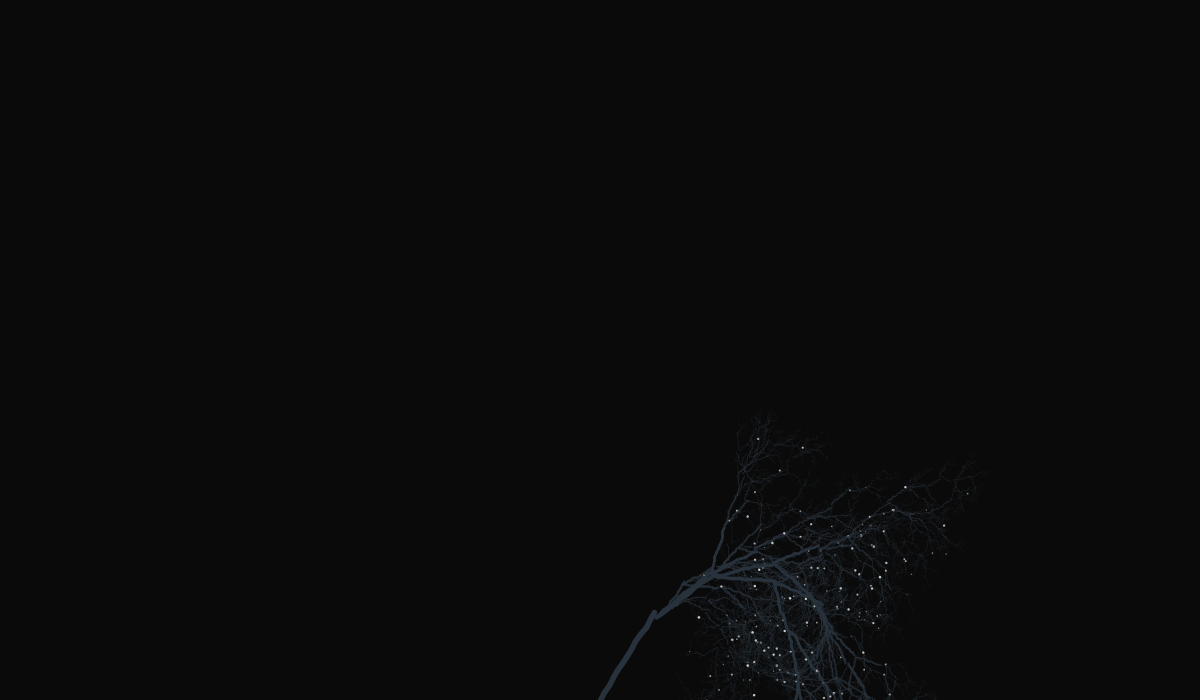
Frame 1 (no input)
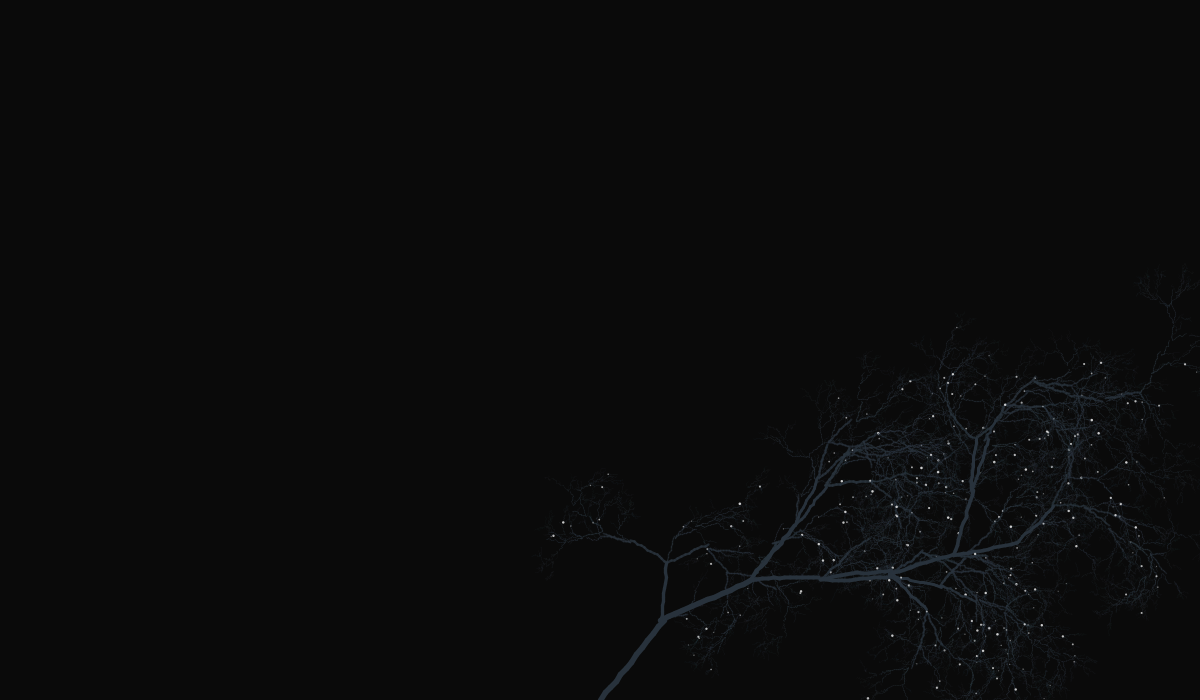
Frame 2 (the mouse pressed at the canvas centre, redrawn once)

The Processing sketch that drew these frames (run headless with seeded random() and noise(); the mouse was pressed at the canvas centre and the sketch redrawn once):

// Processing sketch: processing_96230
// ── processing_96230.pde

float theta = radians(26);
float rad;

  float c=noise(10);
float xnoise;

void setup() {
  smooth();
  size(1200,700);
  noLoop();
}
void draw(){
    background(10,250);

  float a = 30;
  rad= radians(a);
  
  
  translate(width/2,height);
  split(100);
  
  
}




void organicLine(float x1, float y1, float x2, float y2, float strokeW)
{
  //strokeCap(ROUND);
  strokeWeight(strokeW);

  float numSections =12;

  float cx = x2-x1; // change in x
  float cy = y2-y1; // change in y

  float nx1 = x1;
  float ny1 = y1;
  float perc = 1/numSections;

  for (int i = 0; i < numSections; i++) {
    
    float n = random(-1,1);
    float u = random(-1,1);

    float nx2 = nx1 + perc * cx+n;
    float ny2 = ny1 + perc * cy+u;
 

    
    line(nx1, ny1, nx2, ny2);
   
    
    nx1 = nx2;
    ny1 = ny2;
    
    
  }
}






void split(float len) {

  float a= random(0.6,1.3);
  float b= random(0.6,0.99);
  float d= random(7,9);
  float e= random(-1.5,1.5);
  
  stroke(40,50,60,len*5);
  
  strokeWeight(len/d*0.9);


  rotate(random((-rad-0.2),(rad+0.3)));
  
  organicLine( 0, 0, 0, -len, abs(len)/18);

  translate(0,-len);



  if (len > 10) { 

    pushMatrix();
    rotate(theta*e);
    strokeWeight(len/d*0.7);

    split(len*b);
    popMatrix();

    pushMatrix();
    rotate(theta*e*b);
    split(len*b*0.6);
    popMatrix();

    
    if( a>0.7){
    pushMatrix();
    rotate(theta*a);

    strokeWeight(len/d*0.8);

    split(len*b);
    popMatrix();
    
    }
    
    
    if( len>60){
    translate(e,-a*2);

    strokeWeight(len/d*0.6);

     pushMatrix();
    rotate(theta*c);
    split(len*c);
    popMatrix();
    }
    
    if(e>1.2){
      noStroke();
      fill(250,160*a);
      ellipse(0,0,a*2,a*2);
    }
      
    
  }
  
  
  if(len<10){
  
   
  }
  
}




void mousePressed(){
  
 redraw(); 
}
